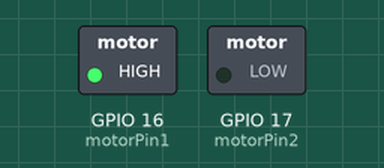
Bench run of a program on a simulated ESP32. Parts: switched loads named in the program (green lamp = pin HIGH).

Above: at 2.5 s.
At 7.5 s:
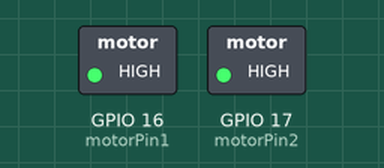
Timing chart, 0 to 13.0 s (numbered marks = the images above):
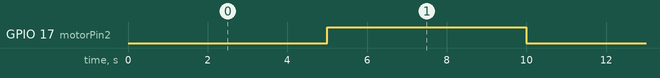

Measured:
- by itself, GPIO 17 (motorPin2): alternates HIGH for 5.0 s and LOW for 5.0 s

The program:

main.cpp
```cpp
#include <Arduino.h>

// Define motor control pins for H-bridge
const int motorPin1 = 16; // Motor control pin 1
const int motorPin2 = 17; // Motor control pin 2

// Define PWM channel
const int motorChannel = 0;

// Define PWM properties
const int pwmFreq = 5000; // 5 kHz
const int pwmResolution = 8; // 8-bit resolution

void setup() {
    Serial.begin(115200);

    // Initialize motor control pins as outputs
    pinMode(motorPin1, OUTPUT);
    pinMode(motorPin2, OUTPUT);

    // Initialize motor PWM pin and attach to PWM channel
    ledcAttachPin(motorPin1, motorChannel);

    // Configure PWM channel
    ledcSetup(motorChannel, pwmFreq, pwmResolution);
}

void loop() {
    // Turn motor in one direction
    digitalWrite(motorPin1, HIGH);
    digitalWrite(motorPin2, LOW);
    ledcWrite(motorChannel, 255); // Full speed
    delay(5000); // Run for 5 seconds

    // Turn motor in the opposite direction
    digitalWrite(motorPin1, LOW);
    digitalWrite(motorPin2, HIGH);
    ledcWrite(motorChannel, 255); // Full speed
    delay(5000); // Run for 5 seconds
}
```
